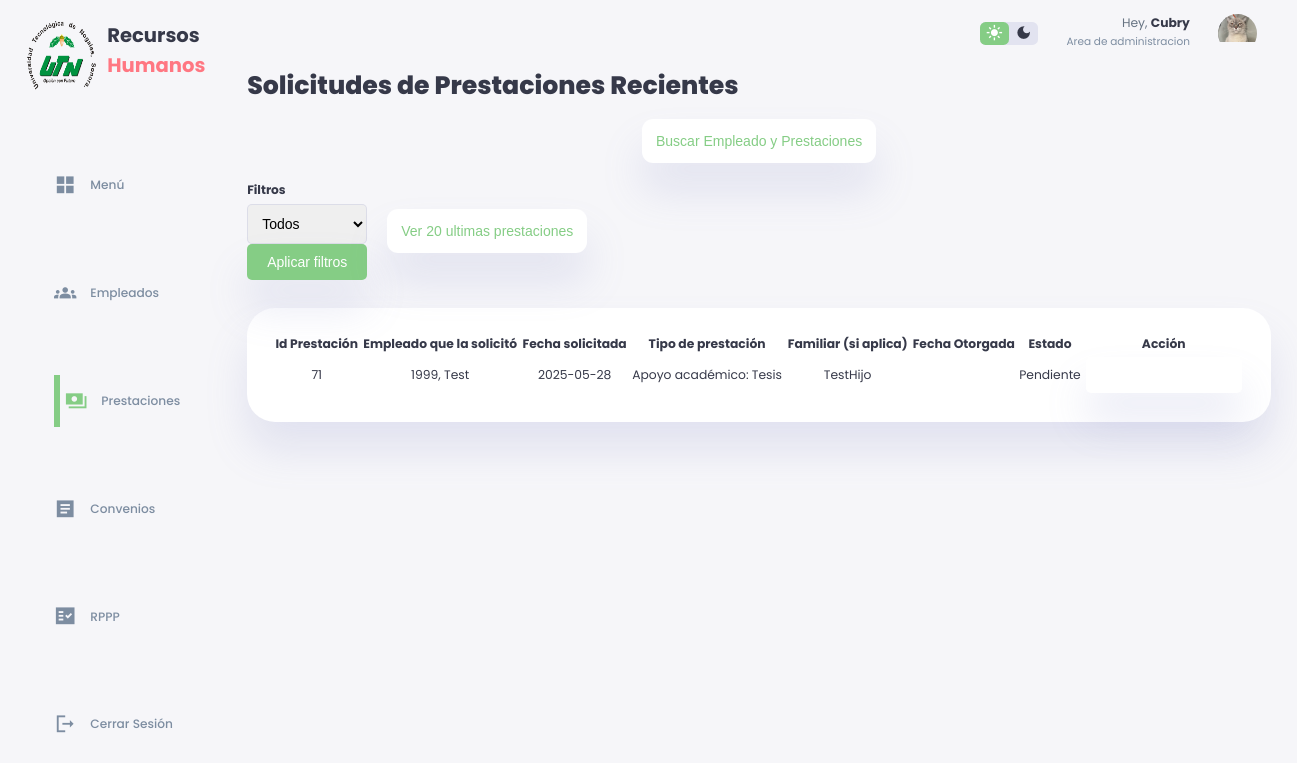
The app's page /solicitudesprestaciones.php (signed in) with its own data.
### tables this page shows
CREATE TABLE `prestacion` (
  `Id_Prestacion` int(11) NOT NULL,
  `Fecha_Solicitada` date NOT NULL DEFAULT current_timestamp(),
  `Fecha_Otorgada` date DEFAULT NULL,
  `Tipo` varchar(40) NOT NULL,
  `Estado` varchar(15) DEFAULT NULL
);

CREATE TABLE `empleado_prestacion` (
  `Numero_Empleado` int(11) NOT NULL,
  `Id_Prestacion` int(11) NOT NULL,
  `Tipo` varchar(40) NOT NULL,
  `Fecha_Solicitada` date NOT NULL DEFAULT current_timestamp(),
  `Fecha_Otorgada` date DEFAULT NULL
);

CREATE TABLE `empleado` (
  `Numero_Empleado` int(20) NOT NULL,
  `Nombre_Empleado` varchar(30) NOT NULL,
  `Contraseña_Empleado` varchar(20) DEFAULT '',
  `Area` varchar(30) NOT NULL,
  `Edad` int(3) NOT NULL,
  `Genero` varchar(12) NOT NULL,
  `Titulo` varchar(50) NOT NULL,
  `Fecha_Ingreso` date NOT NULL DEFAULT current_timestamp(),
  `Direccion` varchar(200) NOT NULL,
  `Telefono` varchar(12) NOT NULL,
  `Discapacidad` varchar(50) NOT NULL DEFAULT 'N/A',
  `Estado` varchar(30) NOT NULL DEFAULT 'Activo',
  `Dias_Extras` int(2) NOT NULL DEFAULT 0,
  `Dias` int(2) NOT NULL DEFAULT 24
);

CREATE TABLE `prestacion_apoyoacademico` (
  `Id_Prestacion` int(11) NOT NULL,
  `Numero_Empleado` int(11) NOT NULL,
  `Id_Familiar` int(11) NOT NULL,
  `Nivel_Academico` varchar(20) NOT NULL,
  `Nombre_Institucion` varchar(35) NOT NULL,
  `Tipo` varchar(25) NOT NULL
);

CREATE TABLE `familiar_empleado` (
  `Id_Familiar` int(11) NOT NULL,
  `Nombre_Familiar` varchar(50) NOT NULL,
  `Nivel_academico` varchar(25) NOT NULL,
  `Edad` int(3) NOT NULL
);

### solicitudesprestaciones.php (the view, shortened to what this page needs)
<?php
require_once("conn.php");
?>
<!DOCTYPE html>
<html lang="en">
<head>
    <link href="lightbox.min.css" rel="stylesheet">
    <link rel="stylesheet" href="./styleSolicitudDePrestacionesxd.css">
</head>
<body>
    <div class="container">
        <aside>
            <div class="top">
                <div class="logo">
                    <img src="./images/logo.png.png">
                    <h2>Recursos<span class="danger"> Humanos</span></h2>
                </div>
            </div>
            <div class="sidebar">
                <a href="index.php">
                    <span class="material-icons-sharp">grid_view</span>
                    <h3>Menú</h3>
                </a>
                <a href="empleados.php">
                    <span class="material-icons-sharp">groups</span>
                    <h3>Empleados</h3>
                </a>
                <a href="solicitudesprestaciones.php" class="active">
                <span class="material-icons-sharp">payments</span>
                    <h3>Prestaciones</h3>
                </a>
                <a href="convenioNuevo.php">
                    <span class="material-icons-sharp">article</span>
                    <h3>Convenios</h3>
                </a>
                <a href="RPPP.php">
                    <span class="material-icons-sharp">fact_check</span>
                    <h3>RPPP</h3>
                </a>
                <a href="#" onclick="event.preventDefault(); document.getElementById('logout-form').submit();">
                    <span class="material-icons-sharp">logout</span>
                    <h3>Cerrar Sesión</h3>
                </a>
            </div>
        </aside>
        <div class="contenido">
            <div class="top">
                <div class="theme-toggler">
                    <span class="material-icons-sharp active">light_mode</span>
                    <span class="material-icons-sharp">dark_mode</span>
                </div>
                <div class="profile">
                    <div class="info">
                        <?php
                        echo '<p>Hey, <b>'.htmlspecialchars($_SESSION['Nombre_Empleado']).'</b></p>
                            <small class="text-muted">'.htmlspecialchars($_SESSION['Area']).'</small>';
                        ?>
                    </div>
                    <div class="profile-photo">
                        <img src="./images/profile-1.jpg.jpeg">
                    </div>
                </div>
            </div>
            <h1>Solicitudes de Prestaciones Recientes</h1>
            <div class="button-container">
                <button type="button" class="button" onclick="window.location.href='buscarEmpleadoYPrestaciones.php'">Buscar Empleado y Prestaciones</button>
            </div>
            <br>
            <div class="filtros-container">
    <form action="" method="post">
        <div class="filtro-item">
            <label for="prestacionFiltro"><h3>Filtros</h3></label>
            <select name="prestacionFiltro" id="prestacionFiltro" required onchange="mostrarSelectEspecifico()">
                <option value="todos">Todos</option>
            </select>
        </div>
        <div class="filtro-item">
            <button type="submit" class="btn btn-primary">Aplicar filtros</button>
        </div>
    </form>
<button class="button" onclick="mostrarPDF('prestacionesRecientes.php')">Ver 20 ultimas prestaciones</a>
</div>
            <?php
            if ($_SERVER["REQUEST_METHOD"] == "POST" && isset($_POST['aplicarFiltros'])) {
                $filtroPrestacion = $_POST['prestacionFiltro'];
                if ($filtroPrestacion == "Academico") {
                    if (!empty($_POST['especifico'])) {
                        $especifico = $_POST['especifico'];
                        echo "<script>console.log('Especifico: $especifico');</script>";
                        $querySP = $conn->prepare("SELECT * FROM prestacion p WHERE p.Tipo = 'Academico' AND p.Fecha_Otorgada IS NULL AND EXISTS (SELECT 1 FROM prestacion_apoyoacademico pa WHERE p.Id_Prestacion = pa.Id_Prestacion AND pa.Tipo LIKE ?)");
                        $querySP->bind_param("s", $especifico);
                    }
                    else {
                        $querySP = $conn->prepare("SELECT * FROM prestacion p WHERE p.Tipo = 'Academico' AND p.Fecha_Otorgada IS NULL AND EXISTS (SELECT 1 FROM prestacion_apoyoacademico pa WHERE p.Id_Prestacion = pa.Id_Prestacion)");
                    }
                } elseif ($filtroPrestacion == "Financiera") {
                    if (!empty($_POST['especifico'])) {
                        $especifico = $_POST['especifico'];
                        $querySP = $conn->prepare("SELECT * FROM prestacion p WHERE p.Tipo = 'Financiera' AND p.Fecha_Otorgada IS NULL AND EXISTS (SELECT 1 FROM prestacion_apoyofinanciero pa WHERE p.Id_Prestacion = pa.Id_Prestacion AND pa.Tipo LIKE ?)");
                        $querySP->bind_param("s", $especifico);
                    }
                    else {
                        $querySP = $conn->prepare("SELECT * FROM prestacion p WHERE p.Tipo = 'Financiera' AND p.Fecha_Otorgada IS NULL AND EXISTS (SELECT 1 FROM prestacion_apoyofinanciero pa WHERE p.Id_Prestacion = pa.Id_Prestacion)");
                    }
                } elseif ($filtroPrestacion == "Día") {
                    if (!empty($_POST['especifico'])) {
                        $especifico = $_POST['especifico'];
                        $querySP = $conn->prepare("SELECT * FROM prestacion p WHERE p.Tipo = 'Día' AND p.Fecha_Otorgada IS NULL AND EXISTS (SELECT 1 FROM prestacion_dias pa WHERE p.Id_Prestacion = pa.Id_Prestacion AND pa.Motivo LIKE ?)");
                        $querySP->bind_param("s", $especifico);
                    }
                    else {
                        $querySP = $conn->prepare("SELECT * FROM prestacion p WHERE p.Tipo = 'Día' AND p.Fecha_Otorgada IS NULL AND EXISTS (SELECT 1 FROM prestacion_dias pa WHERE p.Id_Prestacion = pa.Id_Prestacion)");
                    }
                } elseif ($filtroPrestacion == "Plazo") {
                    if (!empty($_POST['especifico'])) {
                        $especifico = $_POST['especifico'];
                        $querySP = $conn->prepare("SELECT * FROM prestacion p INNER JOIN prestacion_plazos pa ON p.Id_Prestacion = pa.Id_Prestacion WHERE p.Tipo = 'Plazo' AND p.Fecha_Otorgada IS NULL AND pa.Tipo LIKE ?");
                        $querySP->bind_param("s", $especifico);
                    }
                    else {
                        $querySP = $conn->prepare("SELECT * FROM prestacion WHERE Tipo = 'Plazo' AND Fecha_Otorgada IS NULL");
                    }
                } else {
                    $querySP = $conn->prepare("SELECT * FROM prestacion WHERE Fecha_Otorgada IS NULL");
                }
            } else {
                $querySP = $conn->prepare("SELECT * FROM prestacion WHERE Fecha_Otorgada IS NULL");
            }
            $querySP->execute();
            $resultadoSP = $querySP->get_result();
            while ($rowSP = $resultadoSP->fetch_assoc()) {
                $fechaSolicitud = $rowSP['Fecha_Solicitada'];
                $idPrestacion = $rowSP['Id_Prestacion'];
                $queryCNE = $conn->prepare("SELECT Numero_Empleado FROM empleado_prestacion WHERE Id_Prestacion = ?");
                $queryCNE->bind_param("i", $idPrestacion);
                $queryCNE->execute();
                $resultCNE = $queryCNE->get_result();
                $rowCNE = $resultCNE->fetch_assoc();
                $numeroEmpleado = $rowCNE['Numero_Empleado'];
                $queryCNME = $conn->prepare("SELECT Nombre_Empleado FROM empleado WHERE Numero_Empleado = ?");
                $queryCNME->bind_param("i", $numeroEmpleado);
                $queryCNME->execute();
                $resultCNME = $queryCNME->get_result();
                $rowCNME = $resultCNME->fetch_assoc();
                $nombreEmpleado = $rowCNME['Nombre_Empleado'];
                if ($rowSP['Tipo'] == "Academico") {
                    $queryCPA = $conn->prepare("SELECT * FROM prestacion_apoyoacademico WHERE Id_Prestacion = ?");
                    $queryCPA->bind_param("i", $idPrestacion);
                    $queryCPA->execute();
                    $resultCPA = $queryCPA->get_result();
                    $rowCPA = $resultCPA->fetch_assoc();
                    $tipo = "Apoyo académico: ".$rowCPA['Tipo'];
                }
                $queryCFP = $conn->prepare("SELECT * FROM familiar_prestacion WHERE Id_Prestacion = ?");
                $queryCFP->bind_param("i", $idPrestacion);
                $queryCFP->execute();
                $resultCFP = $queryCFP->get_result();
                if ($resultCFP->num_rows > 0) {
                    $rowCFP = $resultCFP->fetch_assoc();
                    $idFamiliar = $rowCFP['Id_Familiar'];
                    $queryCF = $conn->prepare("SELECT Nombre_Familiar FROM familiar_empleado WHERE Id_Familiar = ?");
                    $queryCF->bind_param("i", $idFamiliar);
                    $queryCF->execute();
                    $resultCF = $queryCF->get_result();
                    $rowCF = $resultCF->fetch_assoc();
                    $nombreFamiliar = $rowCF['Nombre_Familiar'];
                } else {
                    $nombreFamiliar = "N/A";
                }
            if ($rowSP['Tipo'] != "Día" && $rowSP['Tipo'] != "Plazo") {
                echo '
                <main>
                <div class="prestamos-recientes">
                <table class="table table-bordered">
                <thead>
                    <tr>
                    <th>Id Prestación</th>
                    <th>Empleado que la solicitó</th>
                    <th>Fecha solicitada</th>
                    <th>Tipo de prestación</th>
                    <th>Familiar (si aplica)</th>
                    <th>Fecha Otorgada</th>
                    <th>Estado</th>
                    <th>Acción</th>
                    </tr>
                </thead>
                <tbody>';
                echo "<tr>";
                echo "<td>".htmlspecialchars($idPrestacion)."</td>";
                echo "<td>".htmlspecialchars($numeroEmpleado).", ".htmlspecialchars($nombreEmpleado)."</td>";
                echo "<td>".htmlspecialchars($fechaSolicitud)."</td>";
                echo "<td>".htmlspecialchars($tipo)."</td>";
                echo "<td>".htmlspecialchars($nombreFamiliar)."</td>";
                echo "<td>".htmlspecialchars($rowSP['Fecha_Otorgada'])."</td>";
                echo "<td>".htmlspecialchars($rowSP['Estado'])."</td>";
                echo "<td>";
                echo "<form action='otorgarPrestaciones.php' method='post'>";
                echo "<button type='submit' class='btn btn-primary'>Otorgar prestación</button>";
                echo "</form>";
                echo "</td>";
                echo "</tr>
                </tbody>
                </table>
                </div>
                </main>";
            }
        }
        ?>
    </div>
</body>
</html>

### records on screen
prestacion: Id_Prestacion "71", empleado_prestacion.Numero_Empleado "1999", empleado.Nombre_Empleado "Test", Fecha_Solicitada "2025-05-28", prestacion_apoyoacademico.Tipo "Apoyo académico: Tesis", familiar_empleado.Nombre_Familiar "TestHijo", Estado "Pendiente"

### other values on screen
$_SESSION['Nombre_Empleado'] "Cubry"
$_SESSION['Area'] "Area de administracion"
